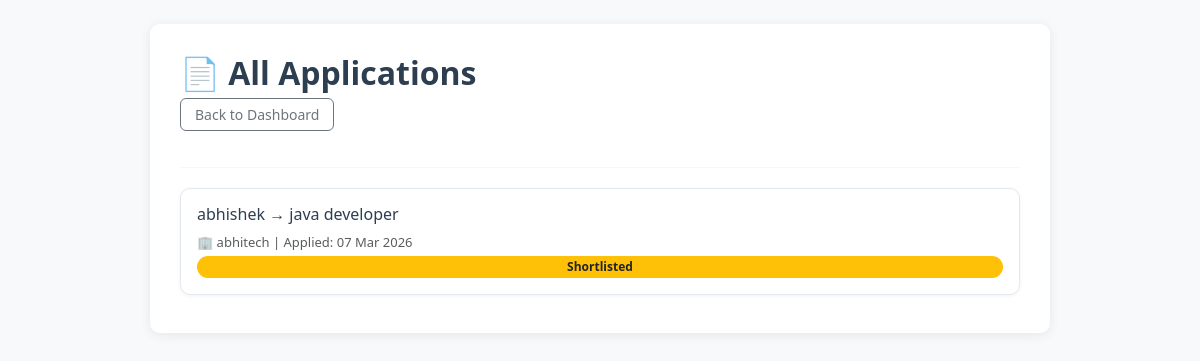
/admin/applications (signed in), run on an earlier commit of the app's database.
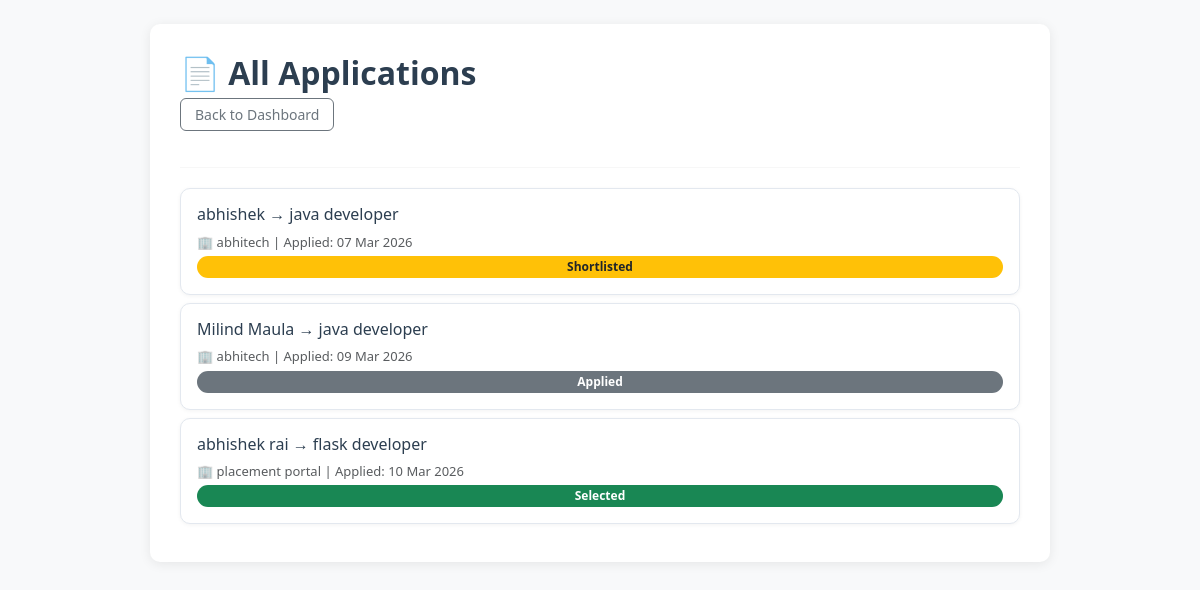
And on a later commit of the database.
### app.py (models this page shows)
class Application(db.Model):
    id           = db.Column(db.Integer, primary_key=True)
    student_id   = db.Column(db.Integer, db.ForeignKey('student.id'), nullable=False)
    drive_id     = db.Column(db.Integer, db.ForeignKey('placement_drive.id'), nullable=False)
    status       = db.Column(db.String(20), default='Applied')
    applied_date = db.Column(db.DateTime, default=datetime.utcnow)

class Student(db.Model):
    id              = db.Column(db.Integer, primary_key=True)
    username        = db.Column(db.String(100), unique=True, nullable=False)
    password        = db.Column(db.String(200), nullable=False)
    email           = db.Column(db.String(100), unique=True, nullable=False)
    full_name       = db.Column(db.String(100), nullable=False)
    phone           = db.Column(db.String(20))
    department      = db.Column(db.String(100))
    cgpa            = db.Column(db.Float)
    graduation_year = db.Column(db.Integer)
    resume_file     = db.Column(db.String(200))
    is_active       = db.Column(db.Boolean, default=True)
    applications    = db.relationship('Application', backref='student', lazy=True)

class PlacementDrive(db.Model):
    id           = db.Column(db.Integer, primary_key=True)
    company_id   = db.Column(db.Integer, db.ForeignKey('company.id'), nullable=False)
    job_title    = db.Column(db.String(200), nullable=False)
    description  = db.Column(db.Text)
    eligibility  = db.Column(db.Text)
    package      = db.Column(db.String(100))
    location     = db.Column(db.String(100))
    status       = db.Column(db.String(20), default='Pending')
    deadline     = db.Column(db.String(100), nullable=False)
    created_at   = db.Column(db.DateTime, default=datetime.utcnow)
    applications = db.relationship('Application', backref='drive', lazy=True)

class Company(db.Model):
    id              = db.Column(db.Integer, primary_key=True)
    username        = db.Column(db.String(100), unique=True, nullable=False)
    password        = db.Column(db.String(200), nullable=False)
    company_name    = db.Column(db.String(200), nullable=False)
    email           = db.Column(db.String(120), nullable=False)
    hr_contact      = db.Column(db.String(120))
    website         = db.Column(db.String(200))
    description     = db.Column(db.Text)
    approval_status = db.Column(db.String(20), default='Pending')
    drives          = db.relationship('PlacementDrive', backref='company', lazy=True)

### app.py (the view)
@app.route('/admin/applications')
@admin_required
def manage_applications():
    return render_template('admin/applications.html', applications=Application.query.all())

### app.py (called while the page is built)
def admin_required(f):
    from functools import wraps
    @wraps(f)
    def wrapper(*args, **kwargs):
        if 'aid' not in session:
            flash("Admin login required.", "warning")
            return redirect(url_for('login_admin'))
        return f(*args, **kwargs)
    return wrapper

### templates/admin/applications.html
{% extends "base.html" %}
{% block body %}
<h2>📄 All Applications</h2>
<a href="{{ url_for('dashboard_admin') }}" class="btn btn-outline-secondary btn-sm mb-3">Back to Dashboard</a>
<hr>
{% if applications %}
    {% for app in applications %}
    <div class="card mb-2 p-3">
        <h6>{{ app.student.full_name }} → {{ app.drive.job_title }}</h6>
        <p class="text-muted mb-1">🏢 {{ app.drive.company.company_name }} | Applied: {{ app.applied_date.strftime('%d %b %Y') }}</p>
        <span class="badge
            {% if app.status == 'Selected' %}bg-success
            {% elif app.status == 'Rejected' %}bg-danger
            {% elif app.status == 'Shortlisted' %}bg-warning text-dark
            {% else %}bg-secondary{% endif %}">
            {{ app.status }}
        </span>
    </div>
    {% endfor %}
{% else %}
    <p class="text-muted">No applications found.</p>
{% endif %}
{% endblock body %}

What changed in the data, as far as the page shows it:
added Application: student.full_name "Milind Maula", drive.job_title "java developer", drive.company.company_name "abhitech", applied_date "09 Mar 2026", status "Applied"
added Application: student.full_name "abhishek rai", drive.job_title "flask developer", drive.company.company_name "placement portal", applied_date "10 Mar 2026", status "Selected"
